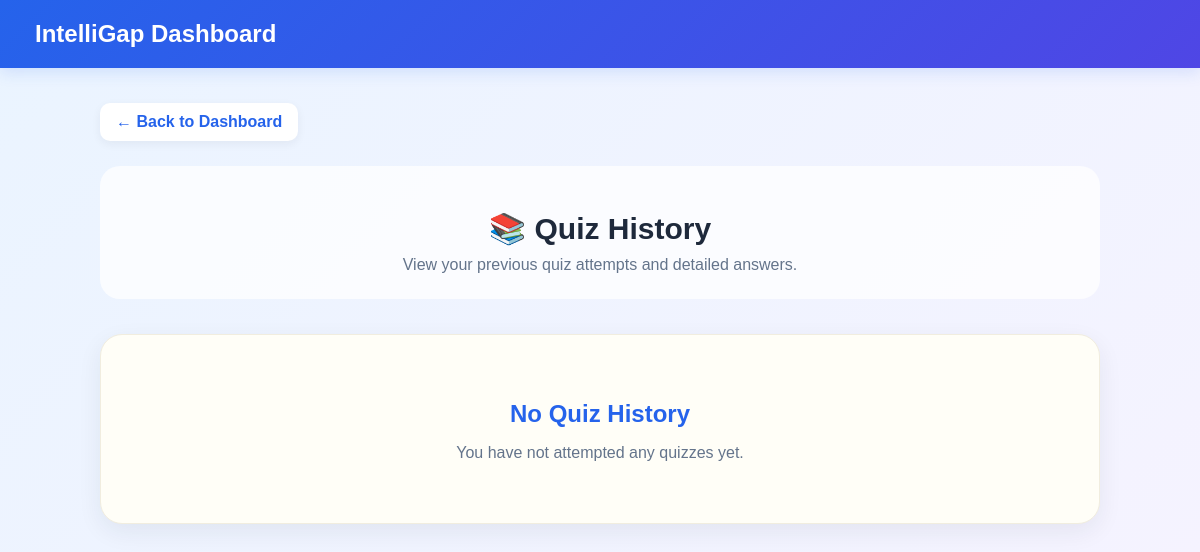
The page /history/ (signed in) on the database as committed earlier.
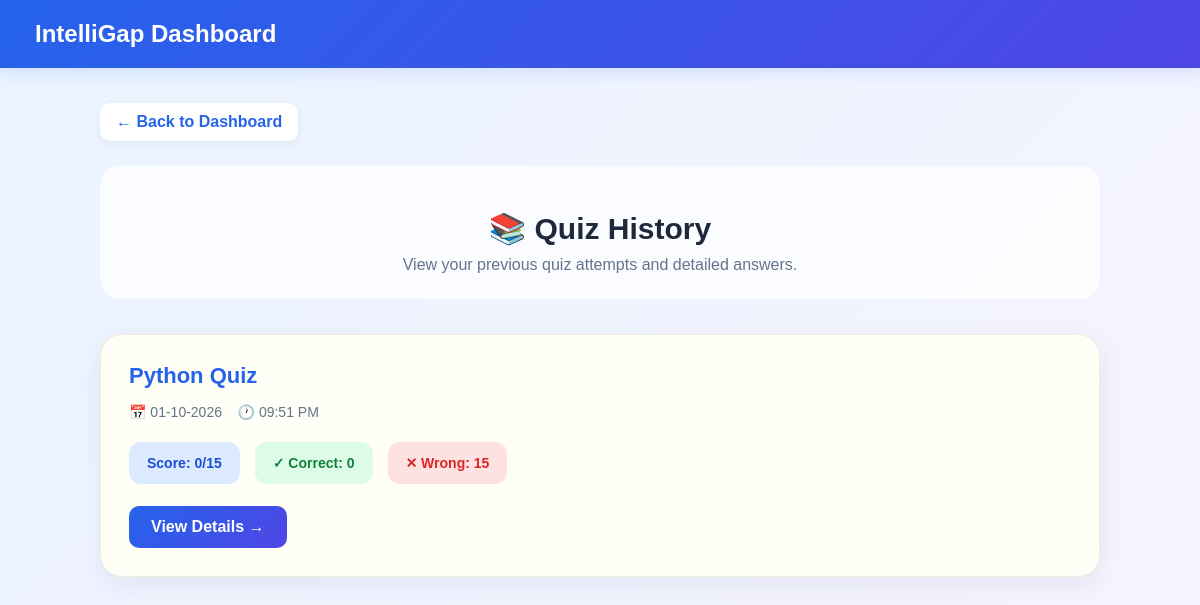
The same page on the database as committed later.
### accounts/models.py (models this page shows, shortened)
class QuizResult(models.Model):
    student = models.ForeignKey(
        Student,
        on_delete=models.CASCADE
    )
    subject = models.CharField(max_length=50)
    score = models.IntegerField(default=0)
    total_questions = models.IntegerField(default=0)
    correct_answers = models.IntegerField(default=0)
    wrong_answers = models.IntegerField(default=0)
    created_at = models.DateTimeField(
        auto_now_add=True
    )

### accounts/views/history_views.py (the view)
def quiz_history(request):
    student_id = request.session.get("student_id")
    if not student_id:
        return redirect("/login/")
    try:
        student = Student.objects.get(
            id=student_id
        )
    except Student.DoesNotExist:
        request.session.flush()
        return redirect("/login/")
    history = QuizResult.objects.filter(
        student=student
    ).order_by("-created_at")
    return render(
        request,
        "accounts/quiz_history.html",
        {
            "history": history
        }
    )

### accounts/templates/accounts/quiz_history.html (shortened to what this page needs)
<!DOCTYPE html>
<html>
<head>
</head>
<body>
    <div class="navbar">
        <h2>IntelliGap Dashboard</h2>
    </div>
    <div class="container">
        <a href="{% url 'dashboard' %}" class="back-btn">
            ← Back to Dashboard
        </a>
        <div class="title">
            <h1>📚 Quiz History</h1>
            <p>
                View your previous quiz attempts and detailed answers.
            </p>
        </div>
        {% if history %}
            {% for result in history %}
                <div class="history-card">
                    <h2>
                        {{ result.subject }} Quiz
                    </h2>
                    <div class="date">
                        📅
                        {{ result.created_at|date:"d-m-Y" }}
                        &nbsp;&nbsp;
                        🕐
                        {{ result.created_at|date:"h:i A" }}
                    </div>
                    <div class="stats">
                        <div class="stat score">
                            Score:
                            {{ result.score }}/{{ result.total_questions }}
                        </div>
                        <div class="stat correct">
                            ✓ Correct:
                            {{ result.correct_answers }}
                        </div>
                        <div class="stat wrong">
                            ✕ Wrong:
                            {{ result.wrong_answers }}
                        </div>
                    </div>
                    <a
                        href="{% url 'quiz_history_detail' result.id %}"
                        class="details-btn"
                    >
                        View Details →
                    </a>
                </div>
            {% endfor %}
        {% else %}
            <div class="empty">
                <h2>No Quiz History</h2>
                <p>
                    You have not attempted any quizzes yet.
                </p>
            </div>
        {% endif %}
    </div>
</body>
</html>

Rows that differ between the two databases and show on the page:
added QuizResult: subject "Python", created_at "01-10-2026", created_at "09:51 PM", score "0", total_questions "15", correct_answers "0", wrong_answers "15"
Other text that changed with them:
text no longer shown: "No Quiz History You have not attempted any quizzes yet."
